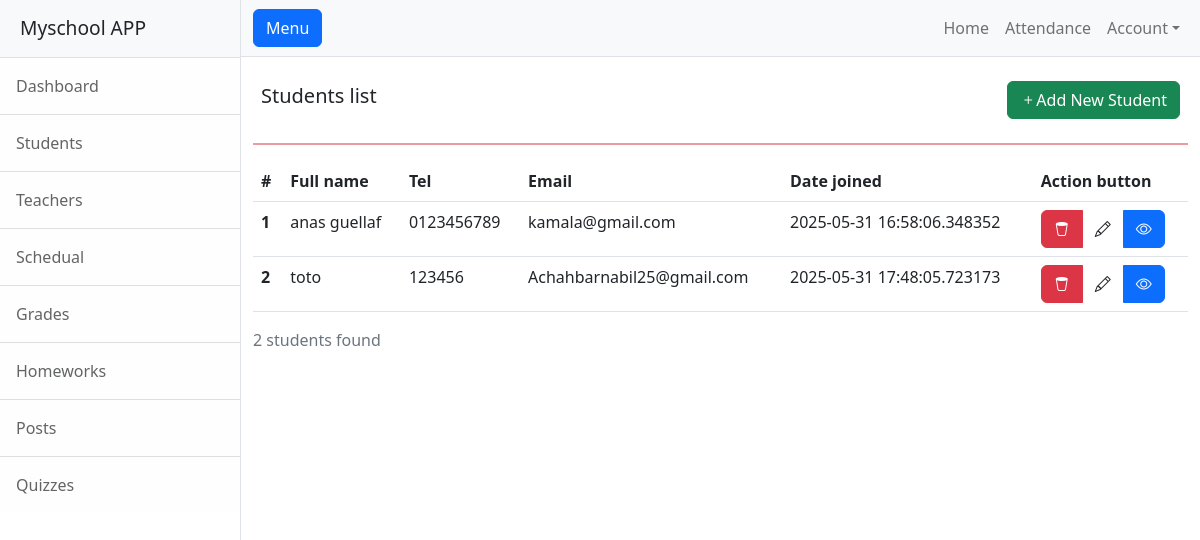
Page /student on the committed database.
### app.py (models this page shows)
class Student(db.Model):
    fullname = CharField()
    tel = CharField()
    email = CharField(unique=True)
    joining_date = DateTimeField(default=datetime.now, formats='%Y-%m-%d %H:%M:%S')
    group = ForeignKeyField(Group, backref='students', null=True)
    class Meta:
        database = db

### app.py (the view)
@app.route("/student", methods=['GET', 'POST'])
def student_list():
    students = Student.select()
    counter = students.count()
    return render_template('student.html',students=students, counter = counter)

### templates/student.html (shortened to what this page needs)
{% extends "base.html" %}
{% block content %}
<div class="d-flex justify-content-between align-items-center p-2">
        <h5>Students list</h5>
        <a href="{{ url_for('add_student') }}" class="btn btn-success" type="submit"><i class="bi bi-plus"></i>Add New Student </a>
</div>
<hr class="border border-danger border-1 opacity-50">
<table class="table">
    <thead>
      <tr>
        <th scope="col">#</th>
        <th scope="col">Full name</th>
        <th scope="col">Tel</th>
        <th scope="col">Email</th>
        <th scope="col">Date joined</th>
        <th>Action button</th>
      </tr>
    </thead>
    <tbody>
      {% for student in students %}
       <tr>
        <th scope="row">{{ student.id }}</th>
        <td>{{ student.fullname }}</td>
        <td>{{ student.tel }}</td>
        <td>{{ student.email }}</td>
        <td>{{ student.joining_date }}</td>
        <td>
          <div class="btn-group" role="group" aria-label="action button group">
            <a href="{{ url_for('show_confirmation', student_id=student.id) }}" type="button" class="btn btn-danger"><i class="bi bi-trash2"></i></a>
            <a href="" type="button" class="btn btn-wanrning"><i class="bi bi-pencil"></i></a>
            <a href="" type="button" class="btn btn-primary"><i class="bi bi-eye"></i></a>
          </div>
        </td>
      </tr>
      {% endfor %}
    </tbody>
  </table>
<p class="text-muted">{{ counter }} students found</p>
{% endblock content %}

### rows in the picture
Student: id "1", fullname "anas guellaf", tel "0123456789", email "kamala@gmail.com", joining_date "2025-05-31 16:58:06.348352"
Student: id "2", fullname "toto", tel "123456", email "Achahbarnabil25@gmail.com", joining_date "2025-05-31 17:48:05.723173"

### other values in the picture
{{ counter }} "2"
